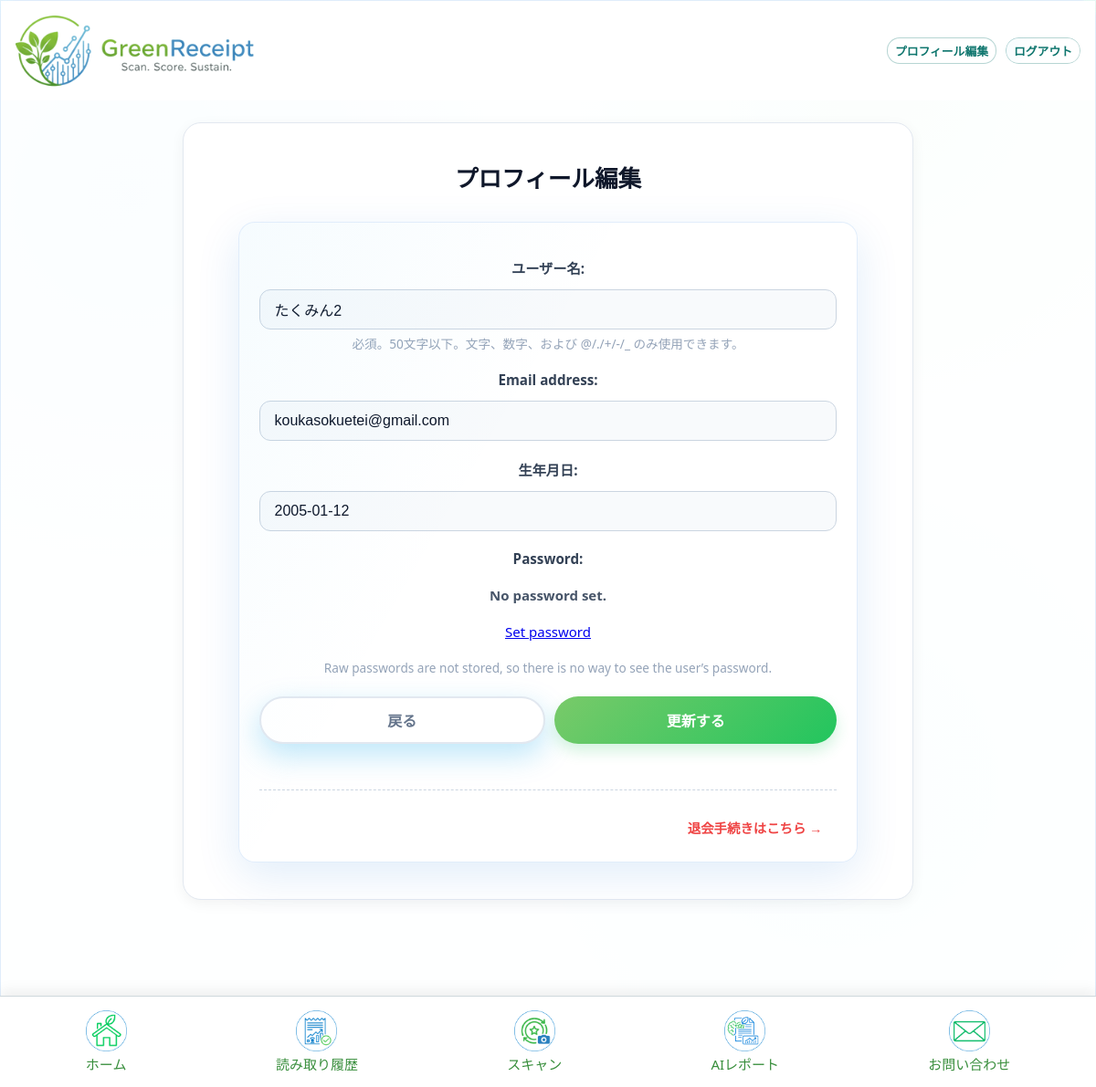
The app's page /accounts/profile/edit/ (signed in) with its own data.
### accounts/models.py (models this page shows, shortened)
class CustomUser(AbstractUser):
    username = models.CharField(
        "ユーザー名",
        max_length=50,
        unique=True,
        help_text=(
            "必須。50文字以下。文字、数字、および @/./+/-/_ のみ使用できます。"
        ),
        validators=[AbstractUser.username_validator],
        error_messages={
            "unique": _("A user with that username already exists."),
        },
    )
    email = models.EmailField(_("email address"), unique=True)
    is_verified = models.BooleanField(default=False, verbose_name='メール認証済み')
    verification_token = models.CharField(
        max_length=100, blank=True, null=True, unique=True, verbose_name='認証トークン')
    ROLE_CHOICES = (
        ('admin', '管理者'),
        ('store', '店舗'),
        ('user', '一般ユーザー'),
    )
    RANK_CHOICES = (
        ('seed', '種'),
        ('sprout', '芽'),
        ('tree', '木'),
        ('apple_tree', 'リンゴの木'),
    )
    current_points = models.IntegerField(default=0, verbose_name='ポイント')
    rank = models.CharField(max_length=20, choices=RANK_CHOICES, default='seed', verbose_name='ランク')
    updated_at = models.DateTimeField(auto_now=True, verbose_name='アカウント更新日時')
    birthday = models.DateField(verbose_name='生年月日', null=True, blank=True)
    purchased_amount = models.IntegerField(default=0, verbose_name='購入点数')
    lastmonth_point = models.IntegerField(default=0, verbose_name='先月獲得ポイント')
    current_coupons = models.ManyToManyField(
        'core.Coupon', verbose_name='所持クーポン', blank=True)
    role = models.CharField(
        max_length=10, choices=ROLE_CHOICES, default='user', verbose_name='役割')
    store = models.ForeignKey(
        'core.Store', on_delete=models.SET_NULL, null=True, blank=True, verbose_name='所属店舗')
    last_reset_month = models.DateField(null=True, blank=True, verbose_name='最後にポイントリセットした月')
    new_email = models.EmailField(
        _("new email address"), blank=True, null=True)
    email_change_token = models.CharField(
        max_length=100, blank=True, null=True, unique=True, verbose_name='メール変更認証トークン'
    )
    withdrawal_code = models.CharField(
        max_length=6, blank=True, null=True, verbose_name='退会確認コード'
    )
    withdrawal_code_expires_at = models.DateTimeField(
        blank=True, null=True, verbose_name='退会確認コード有効期限'
    )
    RANK_HIERARCHY = {'seed': 0, 'sprout': 1, 'tree': 2, 'apple_tree': 3}
    def _update_rank(self):
        points = self.current_points
        new_rank = self.rank
        if points >= 800:
            new_rank = 'apple_tree'
        elif points >= 300:
            new_rank = 'tree'
        elif points >= 100:
            new_rank = 'sprout'
        else:
            new_rank = 'seed'
        self.rank = new_rank
    def save(self, *args, **kwargs):
        is_new_user = self.pk is None
        old_rank = 'seed'
        old_points = 0
        if not is_new_user:
            try:
                old_self = CustomUser.objects.get(pk=self.pk)
                old_rank = old_self.rank
                old_points = old_self.current_points
            except CustomUser.DoesNotExist:
                pass
        self._update_rank()
        if not self.is_superuser:
            self.is_staff = self.role in ['admin', 'system', 'store']
        super().save(*args, **kwargs)
        rank_coupon_map = {
            'sprout': 'ブロンズランク特典', # クーポン名定義
            'tree': 'シルバーランク特典',
            'apple_tree': 'ゴールドランク特典',
        }
    class Meta:
        verbose_name = 'ユーザー'
        verbose_name_plural = 'ユーザー'

### accounts/views.py (the view, shortened to what this page needs)
# urls.py: path('profile/edit/', views.ProfileEditView.as_view(), name='profile_edit'),
class ProfileEditView(LoginRequiredMixin, UpdateView):
    model = CustomUser
    form_class = CustomUserChangeForm
    template_name = 'accounts/profile_edit.html'
    success_url = reverse_lazy('core:main_menu')
    def get_object(self, queryset=None):
        return self.request.user

### accounts/forms.py
class CustomUserChangeForm(UserChangeForm):
    class Meta(UserChangeForm.Meta):
        model = CustomUser
        fields = ('username', 'email', 'birthday',)

### accounts/templates/accounts/profile_edit.html (shortened to what this page needs)
{% extends 'core/base.html' %}
{% load static %}
{% block content %}
<div class="profile-page">
  <div class="profile-card">
    <div class="page-header">
      <h1 class="page-title">プロフィール編集</h1>
    </div>
    <form method="post" class="profile-form">
      {{ form.as_p }}
      <div class="actions">
        <button type="button" class="btn-back" onclick="location.href='{% url 'core:main_menu' %}'">戻る</button>
        <button type="submit" class="btn-submit">更新する</button>
      </div>
      <div class="withdrawal-section">
        <a href="{% url 'accounts:request_withdrawal' %}" class="withdrawal-link" onclick="return confirm('本当に退会手続きに進みますか？')">
          退会手続きはこちら &rarr;
        </a>
      </div>
    </form>
  </div>
</div>
{% endblock %}

### core/static/css/style.css (style rules this page uses)
:root { --bg-1: #f3f9ff; --bg-2: #f2fff8; --panel: rgba(255, 255, 255, 0.9); --panel-strong: rgba(255, 255, 255, 0.96); --border: rgba(9, 109, 217, 0.12); --shadow: 0 14px 48px rgba(9, 109, 217, 0.12); --shadow-strong: 0 22px 60px rgba(9, 109, 217, 0.18); --text: #0f172a; --muted: #475569; --accent: #79ca69; --accent-2: #0f766e; --success: #22c55e; --danger: #ef4444; --radius-lg: 18px; --radius-md: 12px; --radius-sm: 10px; }
* { box-sizing: border-box; margin: 0; padding: 0; }
html, body { height: 100%; width: 100%; overflow-x: hidden; }
body { font-family: "Poppins", "Segoe UI", "\u30E1\u30A4\u30EA\u30AA", "Hiragino Kaku Gothic ProN", sans-serif; text-align: center; min-height: 100vh; margin: 0; padding-top: 0; color: var(--text); background: radial-gradient(circle at 12% 18%, rgba(14, 165, 233, 0.16), transparent 32%), radial-gradient(circle at 80% 8%, rgba(34, 197, 94, 0.12), transparent 28%), radial-gradient(circle at 76% 72%, rgba(14, 165, 233, 0.12), transparent 32%), linear-gradient(135deg, var(--bg-1), var(--bg-2)); -webkit-font-smoothing: antialiased; -moz-osx-font-smoothing: grayscale; }
button, .btn { display: inline-block; background: linear-gradient(135deg, var(--accent), #8bdefe); color: #fff; border: none; border-radius: 14px; font-weight: 700; cursor: pointer; transition: transform 0.25s ease, box-shadow 0.25s ease, filter 0.2s ease; font-size: 1rem; box-shadow: 0 12px 32px rgba(14, 165, 233, 0.28); }
button { padding: 8px 40px; }
:root { --nav-h: 100px; }
form { width: 92%; max-width: 380px; margin: auto; background: var(--panel-strong); border-radius: 18px; padding: 26px 22px; border: 1px solid var(--border); box-shadow: var(--shadow); animation: scaleIn 0.5s ease-out; position: relative; overflow: hidden; }
form::before { content: ""; position: absolute; inset: 0; background: linear-gradient(120deg, rgba(14, 165, 233, 0.04), transparent 40%); pointer-events: none; }
form label { font-weight: 700; color: var(--accent-2); display: block; margin-top: 12px; font-size: 0.95rem; }
input[type="text"], input[type="email"], input[type="password"], input[type="date"], select { width: 100%; padding: 11px; margin-top: 5px; border: 1px solid #d9e3f0; border-radius: 10px; font-size: 15px; transition: all 0.25s ease; background: #fff; }
form .actions { text-align: center; margin-top: 22px; display: flex; gap: 10px; justify-content: center; flex-wrap: wrap; }
form .actions button { flex: 1; min-width: 120px; margin: 0; }
main p { font-size: 15px; color: var(--muted); font-weight: 500; }
.container, .wrapper, main, form { max-width: 100%; }

### accounts/templates/accounts/profile_edit.html (style rules this page uses)
.profile-page { max-width: 800px; margin: 0 auto; width: 100%; padding-bottom: 80px; }
.profile-card { background: #fff; border-radius: 20px; box-shadow: 0 4px 15px rgba(0,0,0,0.05); padding: 40px 30px; border: 1px solid #e2e8f0; }
.page-header { text-align: center; margin-bottom: 30px; }
.page-title { font-size: 1.6rem; font-weight: 700; color: #0f172a; margin: 0; }
.profile-form p { margin-bottom: 20px; }
.profile-form label { display: block; font-weight: 600; color: #334155; margin-bottom: 8px; font-size: 0.95rem; }
.profile-form input[type="text"], .profile-form input[type="email"], .profile-form input[type="password"] { width: 100%; padding: 12px 16px; border: 1px solid #cbd5e1; border-radius: 12px; font-size: 1rem; color: #0f172a; background: #f8fafc; transition: all 0.2s; }
.helptext { display: block; font-size: 0.85rem; color: #94a3b8; margin-top: 5px; }
.actions { display: flex; justify-content: center; gap: 15px; margin-top: 40px; }
.btn-submit { background: linear-gradient(135deg, #79ca69, #22c55e); color: white; font-weight: 700; padding: 12px 36px; border-radius: 50px; border: none; font-size: 1rem; cursor: pointer; box-shadow: 0 8px 16px rgba(34, 197, 94, 0.2); transition: transform 0.2s, box-shadow 0.2s; min-width: 140px; }
.btn-back { background: #fff; color: #64748b; border: 2px solid #e2e8f0; font-weight: 700; padding: 12px 36px; border-radius: 50px; font-size: 1rem; cursor: pointer; transition: all 0.2s; min-width: 140px; }
.withdrawal-section { margin-top: 50px; padding-top: 30px; border-top: 1px dashed #cbd5e1; text-align: right; }
.withdrawal-link { color: #ef4444; font-size: 0.9rem; text-decoration: none; font-weight: 600; padding: 8px 16px; border-radius: 8px; transition: background 0.2s; }

### records on screen
CustomUser: username "たくみん2", email "koukasokuetei@gmail.com", birthday "2005-01-12"
